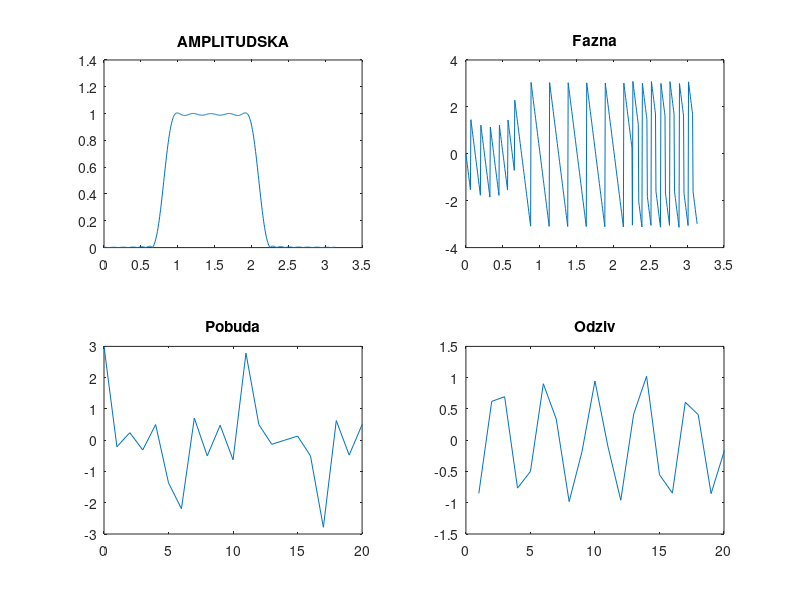

Recreate this plot in MATLAB.
fs = 11200
ap = 1
as = 40
wp1 = 1700 * pi / (fs/2) ;
wp2 = 3500 * pi / (fs/2);
ws1 = 1200 * pi / (fs/2) ;
ws2 = 4000 * pi / (fs/2) ;

dw = min(wp1 - ws1, ws2 - wp2)
wc1 = wp1 - dw / 2
wc2 = wp2 + dw / 2
deltas =  10 ^ (-0.05 * as)
deltap = (10 ^ (0.05 * ap) - 1) / (10 ^ (0.05 * ap) + 1)
delta = min(deltas, deltap)
if delta ~= deltas 
    as = -20 * log10(delta)
end

%beta
beta = 0;
if (as > 21 & as <= 50)
    beta = 0.5842 * (as -21) ^ 0.4 + 0.07886 * (as - 21)
end
if (as > 50)
    beta = 0.1102 * (as - 8.7)
end
%M
D = 0.9222
if (as > 21)
    D = (as - 7.95) / 14.36
end
M = ceil(2 * pi * D / dw + 1)
if (mod(M, 2) == 0)
    M = M + 1;
end
kajzer = kaiser(M, beta)
N = M -1 ;

%sinteza filtra
Wn = [wc1/ pi wc2/pi]
b = fir1(N, Wn, kajzer)
N_fft = 1024
B = fft(b, N_fft)
Ba = abs(B(1 : N_fft / 2))
F = angle(B(1:N_fft /2))
n = 0 : N_fft / 2 -1 
f = n * pi / (N_fft / 2)

subplot(2, 2, 1), plot(f, (Ba)), title('AMPLITUDSKA')
subplot(2, 2, 2), plot(f, F), title('Fazna')

N_fft = 1024
n = 0 : N_fft - 1;
x = cos(2 * pi * 1000 / fs * n) + cos(2 * pi * 3000 / fs * n) + cos(2 * pi * 5000 / fs * n) 
X = fft(x, N_fft)
subplot(2, 2, 3), plot(n, x), title('Pobuda')
xlim([0 20])

Y = X .* B
y = ifft(Y)
subplot(2, 2, 4), plot(1 : length(y), y) ,  title('Odziv')
xlim([0 20])

    